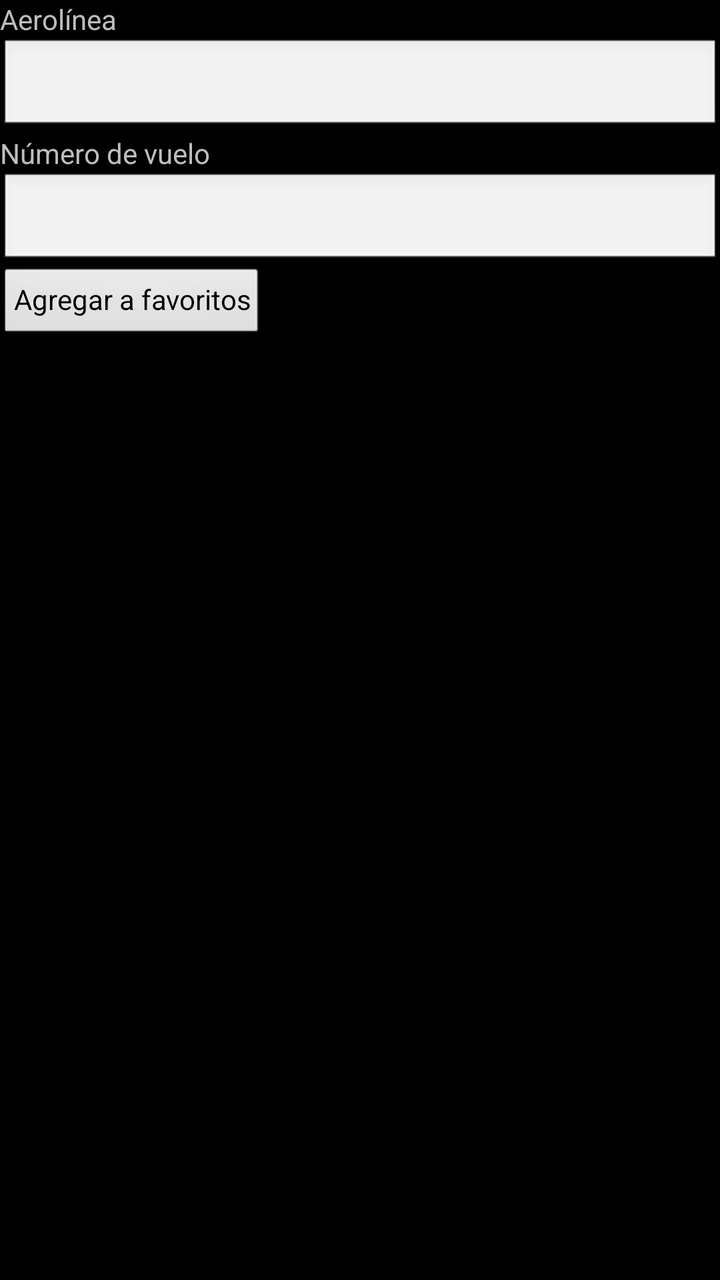
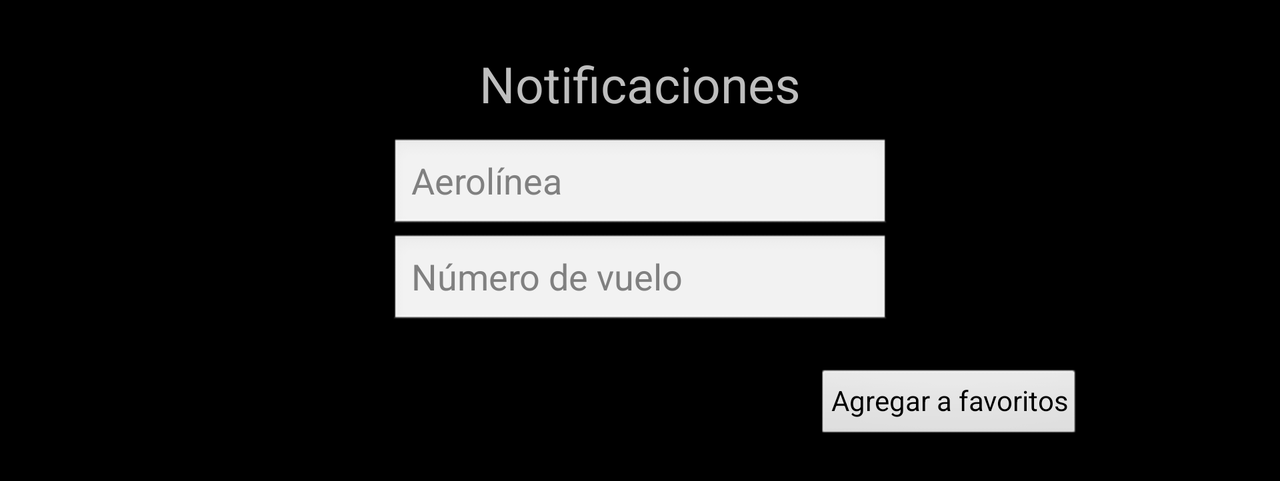

First picture: res/layout/ on a phone held upright. Second picture: the repository's own variant of that layout, on a device whose configuration matches the variant's folder. Source for both follows.
<!-- AndroidManifest.xml: application theme android:Theme -->
<!-- res/layout/notification_fragment.xml -->
<LinearLayout xmlns:android="http://schemas.android.com/apk/res/android"
    xmlns:tools="http://schemas.android.com/tools"
    android:layout_width="match_parent"
    android:layout_height="match_parent"
    android:orientation="vertical" >
    
    <TextView
        android:id="@+id/fav_airline_tag"
        android:layout_width="wrap_content"
        android:layout_height="wrap_content"
        android:text="@string/fav_airline_tag" />

    <EditText
        android:id="@+id/fav_airline"
        android:layout_width="match_parent"
        android:layout_height="wrap_content"
        android:ems="10"
        android:inputType="text" >

        <requestFocus />
    </EditText>
    
    <TextView
        android:id="@+id/fav_number_tag"
        android:layout_width="wrap_content"
        android:layout_height="wrap_content"
        android:text="@string/fav_number_tag" />

    <EditText
        android:id="@+id/fav_flight_number"
        android:layout_width="match_parent"
        android:layout_height="wrap_content"
        android:ems="10"
        android:inputType="number" >

        <requestFocus />
    </EditText>

    <Button
        android:id="@+id/fav_button"
        style="?android:attr/buttonStyleSmall"
        android:layout_width="wrap_content"
        android:layout_height="wrap_content"
        android:text="@string/fav_button" 
        android:onClick="addFavouriteFlight"/>
      
</LinearLayout>
<!-- resources referenced by this layout -->
<resources>
  <string name="fav_airline_tag">Aerolínea</string>
  <string name="fav_button">Agregar a favoritos</string>
  <string name="fav_number_tag">Número de vuelo</string>
</resources>
<!-- res/layout-land/notification_fragment.xml (the repository's variant of the layout above) -->
<!-- drawn on the phone turned sideways -->
<ScrollView xmlns:android="http://schemas.android.com/apk/res/android"
    android:layout_width="match_parent"
    android:layout_height="wrap_content" >

    <LinearLayout xmlns:android="http://schemas.android.com/apk/res/android"
    xmlns:tools="http://schemas.android.com/tools"
    android:layout_width="match_parent"
    android:layout_height="wrap_content"
    android:orientation="vertical" >


	<TextView
	    android:layout_width="wrap_content"
	    android:layout_height="wrap_content"
	    android:text="@string/which_notifications"
	    android:layout_marginTop="25dp"
	    android:layout_gravity="center"
	    android:textSize="25dp" />
    
    <AutoCompleteTextView
        android:id="@+id/fav_airline"
        android:layout_width="250dp"
        android:layout_height="wrap_content"
        android:layout_gravity="center"
        android:layout_marginTop="10dp"
        android:hint="@string/fav_airline_tag"
        android:inputType="text" >

        <requestFocus />
    </AutoCompleteTextView>

    <EditText
        android:id="@+id/fav_flight_number"
        android:layout_width="250dp"
        android:layout_height="wrap_content"
        android:layout_gravity="center"
        android:hint="@string/fav_number_tag"
        android:inputType="number" >
    </EditText>
    
    <Switch
        android:id="@+id/flight_state"
        android:text="@string/flight_state"
        style="@style/switch_land" />
      
      <Switch
        android:id="@+id/departure_terminal"
        android:text="@string/departure_terminal"
        style="@style/switch_land" />
      
      <Switch
        android:id="@+id/arrival_terminal"
        android:text="@string/arrival_terminal"
        style="@style/switch_land" />
    
      <Switch
        android:id="@+id/departure_gate"
        android:text="@string/departure_gate"
        style="@style/switch_land" />
      
      <Switch
        android:id="@+id/arrival_gate"
        android:text="@string/arrival_gate"
        style="@style/switch_land" />
      
      <Switch
        android:id="@+id/baggage_gate"
        android:text="@string/baggage_gate"
        style="@style/switch_land" />
      
      <Switch
        android:id="@+id/departure_time"
        android:text="@string/departure_time"
        style="@style/switch_land" />
      
      <Switch
        android:id="@+id/arrival_time"
        android:text="@string/arrival_time"
        style="@style/switch_land" />
      
      <Button
        android:id="@+id/fav_button"
        style="?android:attr/buttonStyleSmall"
        android:layout_width="wrap_content"
        android:layout_height="wrap_content"
        android:layout_gravity="right"
        android:layout_marginTop="20dp"
        android:layout_marginRight="100dp"
        android:layout_marginBottom="20dp"
        android:text="@string/fav_button" 
        android:onClick="addFavouriteFlight"/>
      
	</LinearLayout>
    
</ScrollView>
<!-- resources referenced by the variant -->
<!-- as the phone turned sideways resolves them -->
<resources>
  <string name="arrival_gate">Cambio puerta de arriba</string>
  <string name="arrival_terminal">Cambio terminal de arribo</string>
  <string name="arrival_time">Cambio horario de arribo</string>
  <string name="baggage_gate">Cambio puerta de equipaje</string>
  <string name="departure_gate">Cambio puerta de embarque</string>
  <string name="departure_terminal">Cambio terminal de embarque</string>
  <string name="departure_time">Cambio horario de partida</string>
  <string name="fav_airline_tag">Aerolínea</string>
  <string name="fav_button">Agregar a favoritos</string>
  <string name="fav_number_tag">Número de vuelo</string>
  <string name="flight_state">Cambio de estado de vuelo</string>
  <string name="which_notifications">Notificaciones</string>
</resources>
